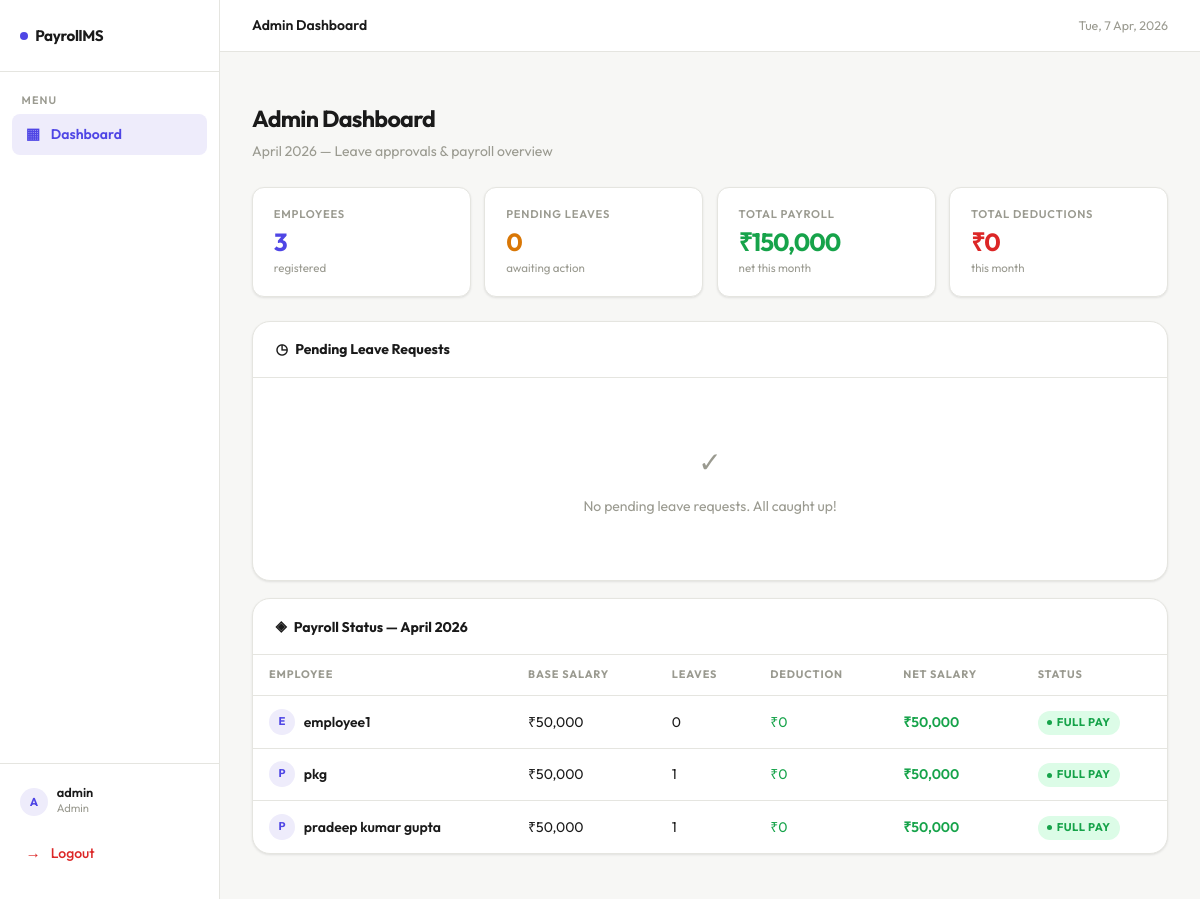
The app's page /admin/dashboard (signed in) with its own data.
### models.py (models this page shows, shortened)
class User(UserMixin, db.Model):
    __tablename__ = 'users'
    id = db.Column(db.Integer, primary_key=True)
    username = db.Column(db.String(80), unique=True, nullable=False)
    password_hash = db.Column(db.String(256), nullable=False)
    role = db.Column(db.String(20), nullable=False, default='employee')  # 'admin' or 'employee'
    base_salary = db.Column(db.Float, default=50000.0)
    created_at = db.Column(db.DateTime, default=datetime.utcnow)
    leave_requests = db.relationship('LeaveRequest', backref='employee', lazy=True,
                                      foreign_keys='LeaveRequest.employee_id')
    payroll_records = db.relationship('Payroll', backref='employee', lazy=True)

class Payroll(db.Model):
    __tablename__ = 'payroll'
    id = db.Column(db.Integer, primary_key=True)
    employee_id = db.Column(db.Integer, db.ForeignKey('users.id'), nullable=False)
    month = db.Column(db.Integer, nullable=False)
    year = db.Column(db.Integer, nullable=False)
    base_salary = db.Column(db.Float, nullable=False)
    leaves_taken = db.Column(db.Integer, default=0)
    deduction = db.Column(db.Float, default=0.0)
    net_salary = db.Column(db.Float, nullable=False)
    updated_at = db.Column(db.DateTime, default=datetime.utcnow, onupdate=datetime.utcnow)

### routes.py (the view)
@main.route('/admin/dashboard')
@login_required
def admin_dashboard():
    if current_user.role != 'admin':
        flash('Access denied.', 'error')
        return redirect(url_for('main.employee_dashboard'))
    now = datetime.utcnow()
    pending_leaves = LeaveRequest.query.filter_by(status='pending').order_by(LeaveRequest.created_at.desc()).all()
    all_employees = User.query.filter_by(role='employee').all()
    payroll_summary = []
    for emp in all_employees:
        recalculate_payroll(emp.id, now.month, now.year)
        p = Payroll.query.filter_by(employee_id=emp.id, month=now.month, year=now.year).first()
        payroll_summary.append({'employee': emp, 'payroll': p})
    return render_template('admin_dashboard.html',
                           pending_leaves=pending_leaves,
                           payroll_summary=payroll_summary,
                           now=now)

### app.py (called while the page is built)
def create_app():
    app = Flask(__name__)
    app.config.from_object(Config)
    os.makedirs(os.path.join(app.root_path, 'instance'), exist_ok=True)
    db.init_app(app)
    login_manager = LoginManager()
    login_manager.login_view = 'main.login'
    login_manager.login_message = 'Please log in to access this page.'
    login_manager.login_message_category = 'info'
    login_manager.init_app(app)
    @login_manager.user_loader
    def load_user(user_id):
        return User.query.get(int(user_id))
    from routes import main
    app.register_blueprint(main)
    with app.app_context():
        db.create_all()
        seed_default_users()
    return app

### routes.py (called while the page is built, shortened)
def recalculate_payroll(employee_id, month, year):
    employee = User.query.get(employee_id)
    if not employee:
        return
    approved_leaves = LeaveRequest.query.filter_by(
        employee_id=employee_id,
        month=month,
        year=year,
        status='approved'
    ).count()
    extra_leaves = max(0, approved_leaves - FREE_LEAVES_PER_MONTH)
    per_day = employee.base_salary / 30
    deduction = extra_leaves * per_day
    net_salary = employee.base_salary - deduction
    payroll = Payroll.query.filter_by(
        employee_id=employee_id,
        month=month,
        year=year
    ).first()
    if payroll:
        payroll.leaves_taken = approved_leaves
        payroll.deduction = round(deduction, 2)
        payroll.net_salary = round(net_salary, 2)
        payroll.base_salary = employee.base_salary
        payroll.updated_at = datetime.utcnow()
    db.session.commit()

### templates/admin_dashboard.html (shortened to what this page needs)
{% extends "base.html" %}
{% block topbar_title %}Admin Dashboard{% endblock %}
{% block content %}
<div class="page-hd">
  <h1>Admin Dashboard</h1>
  <p>{{ now.strftime('%B %Y') }} — Leave approvals &amp; payroll overview</p>
</div>
<div class="stat-row">
  <div class="stat-tile">
    <div class="stat-tile-label">Employees</div>
    <div class="stat-tile-val indigo">{{ payroll_summary | length }}</div>
    <div class="stat-tile-sub">registered</div>
  </div>
  <div class="stat-tile">
    <div class="stat-tile-label">Pending Leaves</div>
    <div class="stat-tile-val amber">{{ pending_leaves | length }}</div>
    <div class="stat-tile-sub">awaiting action</div>
  </div>
  <div class="stat-tile">
    <div class="stat-tile-label">Total Payroll</div>
    <div class="stat-tile-val green">
      ₹{{ "{:,.0f}".format(payroll_summary | selectattr('payroll') | sum(attribute='payroll.net_salary')) }}
    </div>
    <div class="stat-tile-sub">net this month</div>
  </div>
  <div class="stat-tile">
    <div class="stat-tile-label">Total Deductions</div>
    <div class="stat-tile-val red">
      ₹{{ "{:,.0f}".format(payroll_summary | selectattr('payroll') | sum(attribute='payroll.deduction')) }}
    </div>
    <div class="stat-tile-sub">this month</div>
  </div>
</div>
<div class="card">
  <div class="card-head">
    <span class="card-head-title"><span class="icon">◷</span> Pending Leave Requests</span>
  </div>
  {% if pending_leaves %}
  <div class="tbl-wrap">
    <table>
      <thead>
        <tr>
          <th>Employee</th>
          <th>Leave Date</th>
          <th>Reason</th>
          <th>Applied On</th>
          <th>Action</th>
        </tr>
      </thead>
      <tbody>
        {% for l in pending_leaves %}
        <tr>
          <td>
            <div style="display:flex; align-items:center; gap:.55rem;">
              <div style="width:26px; height:26px; background:var(--accent-light); border-radius:50%; display:flex; align-items:center; justify-content:center; font-size:.7rem; font-weight:700; color:var(--accent); flex-shrink:0; text-transform:uppercase;">
                {{ l.employee.username[0] }}
              </div>
              <strong>{{ l.employee.username }}</strong>
            </div>
          </td>
          <td>{{ l.leave_date.strftime('%d %b %Y') }}</td>
          <td style="max-width:200px;">{{ l.reason }}</td>
          <td>{{ l.created_at.strftime('%d %b') }}</td>
          <td>
            <div style="display:flex; gap:.4rem;">
              <form method="POST" action="{{ url_for('main.handle_leave', leave_id=l.id, action='approve') }}" style="margin:0;">
                <button type="submit" class="btn btn-success btn-sm">✓ Approve</button>
              </form>
              <form method="POST" action="{{ url_for('main.handle_leave', leave_id=l.id, action='reject') }}" style="margin:0;">
                <button type="submit" class="btn btn-danger btn-sm">✕ Reject</button>
              </form>
            </div>
          </td>
        </tr>
        {% endfor %}
      </tbody>
    </table>
  </div>
  {% else %}
  <div class="card-body">
    <div class="empty-state">
      <div class="empty-icon">✓</div>
      <p>No pending leave requests. All caught up!</p>
    </div>
  </div>
  {% endif %}
</div>
<div class="card">
  <div class="card-head">
    <span class="card-head-title"><span class="icon">◈</span> Payroll Status — {{ now.strftime('%B %Y') }}</span>
  </div>
  {% if payroll_summary %}
  <div class="tbl-wrap">
    <table>
      <thead>
        <tr>
          <th>Employee</th>
          <th>Base Salary</th>
          <th>Leaves</th>
          <th>Deduction</th>
          <th>Net Salary</th>
          <th>Status</th>
        </tr>
      </thead>
      <tbody>
        {% for item in payroll_summary %}
        <tr>
          <td>
            <div style="display:flex; align-items:center; gap:.55rem;">
              <div style="width:26px; height:26px; background:var(--accent-light); border-radius:50%; display:flex; align-items:center; justify-content:center; font-size:.7rem; font-weight:700; color:var(--accent); flex-shrink:0; text-transform:uppercase;">
                {{ item.employee.username[0] }}
              </div>
              <strong>{{ item.employee.username }}</strong>
            </div>
          </td>
          <td>₹{{ "{:,.0f}".format(item.employee.base_salary) }}</td>
          {% if item.payroll %}
            <td>{{ item.payroll.leaves_taken }}</td>
            <td style="color:{% if item.payroll.deduction > 0 %}var(--red){% else %}var(--green){% endif %};">
              ₹{{ "{:,.0f}".format(item.payroll.deduction) }}
            </td>
            <td style="font-weight:600; color:var(--green);">₹{{ "{:,.0f}".format(item.payroll.net_salary) }}</td>
            <td>
              {% if item.payroll.deduction > 0 %}
                <span class="badge badge-deducted">Deducted</span>
              {% else %}
                <span class="badge badge-full">Full Pay</span>
              {% endif %}
            </td>
          {% else %}
            <td>0</td>
            <td style="color:var(--green);">₹0</td>
            <td style="font-weight:600; color:var(--green);">₹{{ "{:,.0f}".format(item.employee.base_salary) }}</td>
            <td><span class="badge badge-full">Full Pay</span></td>
          {% endif %}
        </tr>
        {% endfor %}
      </tbody>
    </table>
  </div>
  {% endif %}
</div>
{% endblock %}

### templates/base.html (shortened to what this page needs)
<!DOCTYPE html>
<html lang="en">
<head>
  <link rel="stylesheet" href="{{ url_for('static', filename='css/style.css') }}"/>
</head>
<body>
{% if current_user.is_authenticated %}
<div class="app-shell">
  <aside class="sidebar">
    <div class="sidebar-brand">
      <span class="dot"></span> PayrollMS
    </div>
    <div class="sidebar-section">
      <div class="sidebar-label">Menu</div>
      {% if current_user.role == 'admin' %}
        <a href="{{ url_for('main.admin_dashboard') }}"
           class="sidebar-link {% if request.endpoint == 'main.admin_dashboard' %}active{% endif %}">
          <span class="icon">▦</span> Dashboard
        </a>
      {% endif %}
    </div>
    <div class="sidebar-footer">
      <div class="sidebar-user">
        <div class="user-avatar">{{ current_user.username[0] }}</div>
        <div>
          <div class="user-info-name">{{ current_user.username }}</div>
          <div class="user-info-role">{{ current_user.role }}</div>
        </div>
      </div>
      <a href="{{ url_for('main.logout') }}" class="sidebar-link logout">
        <span class="icon">→</span> Logout
      </a>
    </div>
  </aside>
  <div class="main-content">
    <header class="topbar">
      <span class="topbar-title">{% block topbar_title %}{% endblock %}</span>
      <span class="topbar-date" id="js-date"></span>
    </header>
    <div class="page-body">
      {% block content %}{% endblock %}
    </div>
  </div>
</div>
{% else %}
  {% block auth_content %}{% endblock %}
{% endif %}
</body>
</html>

### records on screen
User: username "A", username "admin", role "Admin"
User: employee "E", employee.username "employee1", employee.base_salary "50,000"
Payroll: payroll.leaves_taken "0", payroll.deduction "0", payroll.net_salary "50,000"
User: employee "P", employee.username "pkg", employee.base_salary "50,000"
Payroll: payroll.leaves_taken "1", payroll.deduction "0", payroll.net_salary "50,000"
User: employee "P", employee.username "pradeep kumar gupta", employee.base_salary "50,000"
Payroll: payroll.leaves_taken "1", payroll.deduction "0", payroll.net_salary "50,000"

### other values on screen
{{ payroll_summary | length }} "3"
{{ pending_leaves | length }} "0"
